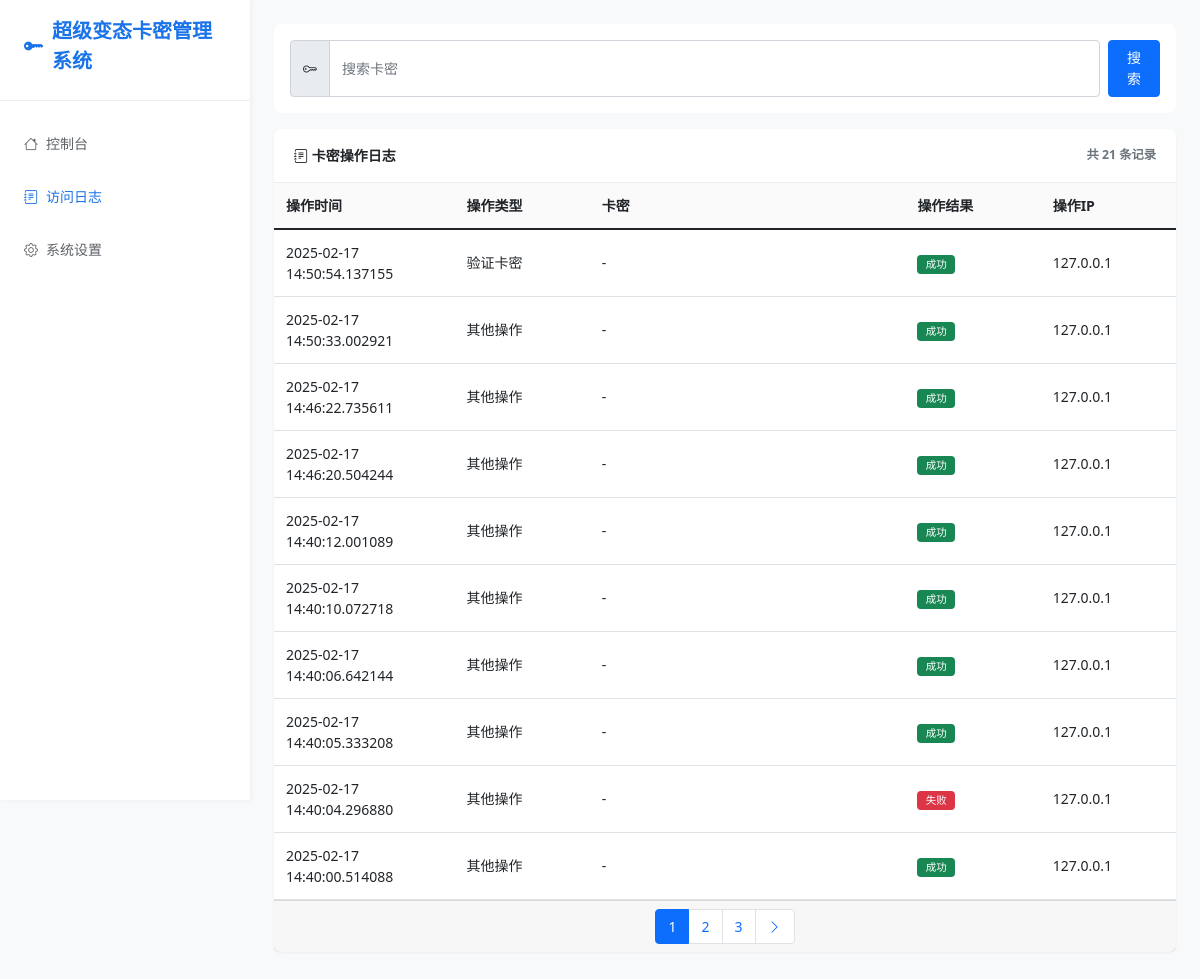
Page /logs on the earlier database version.
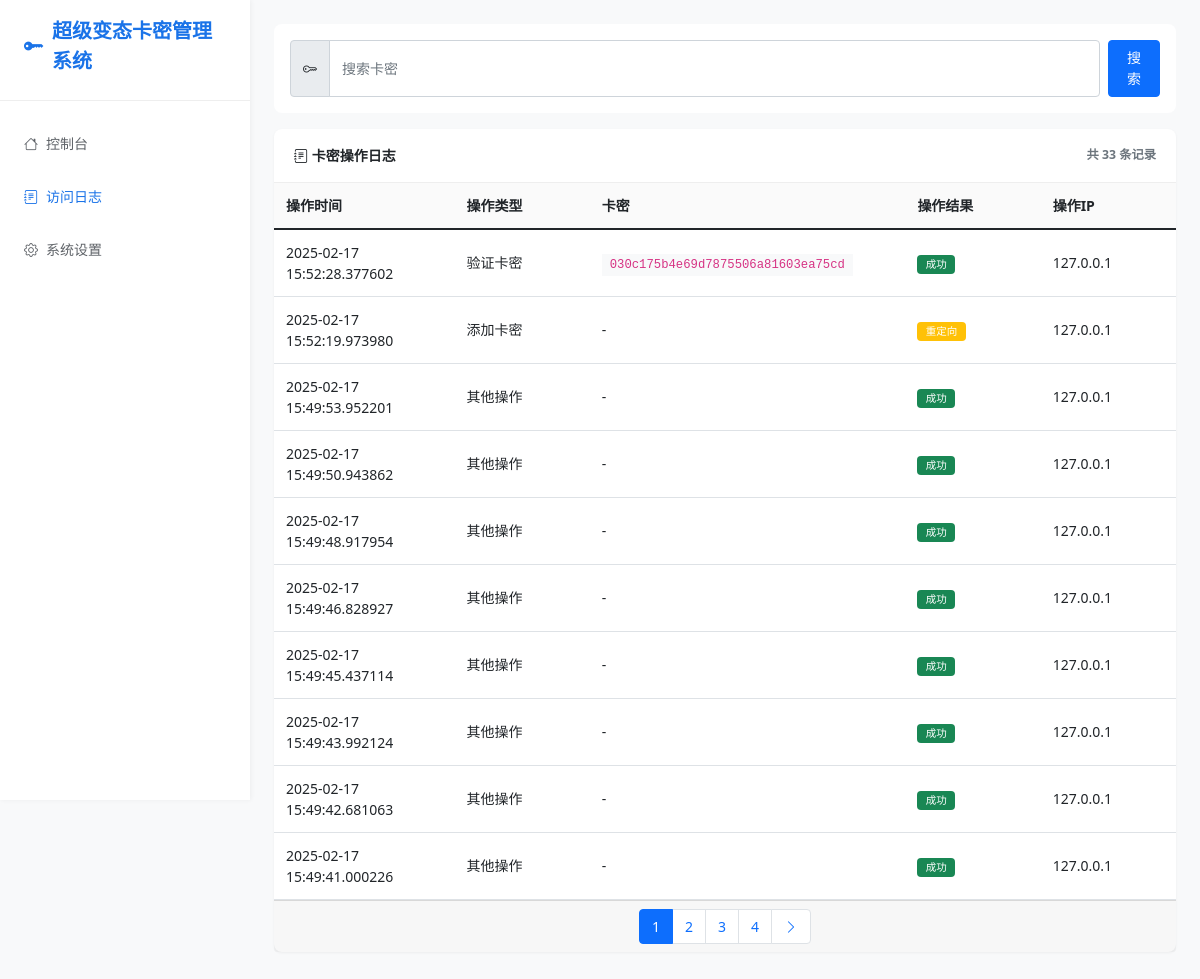
Same page on the later database version.
### app.py (models this page shows, shortened)
class AccessLog(db.Model):
    id = db.Column(db.Integer, primary_key=True)
    access_time = db.Column(db.DateTime, nullable=False, default=datetime.now)
    ip_address = db.Column(db.String(50), nullable=False)
    device_id = db.Column(db.String(32), nullable=False)
    path = db.Column(db.String(200), nullable=False)
    method = db.Column(db.String(10), nullable=False)
    status_code = db.Column(db.Integer, nullable=False)
    user_agent = db.Column(db.String(200))
    card_key = db.Column(db.String(32))  # 如果涉及卡密操作，记录相关卡密

### app.py (the view)
@app.route('/logs')
def view_logs():
    try:
        page = request.args.get('page', 1, type=int)
        per_page = settings.get('per_page', 10)
        card_key_filter = request.args.get('card_key', '').strip()
        query = AccessLog.query
        if card_key_filter:
            query = query.filter(AccessLog.card_key.like(f'%{card_key_filter}%'))
        query = query.order_by(AccessLog.access_time.desc())
        pagination = query.paginate(page=page, per_page=per_page, error_out=False)
        return render_template('logs.html',
                             logs=pagination.items,
                             pagination=pagination,
                             card_key_filter=card_key_filter,
                             settings=settings.settings)
    except Exception as e:
        error_logger.error(f"访问日志页面出错: {str(e)}", exc_info=True)
        return render_template('logs.html',
                             logs=[],
                             error="获取日志列表失败",
                             settings=settings.settings)

### app.py (called while the page is built, shortened)
@app.before_request
def log_request():
    try:
        card_related_paths = [
            '/api/verify_card',
            '/add_card',
            '/delete_card',
            '/import_cards',
            '/export_cards'
        ]
    except Exception as e:
        error_logger.error(f"记录访问日志出错: {str(e)}", exc_info=True)

@app.after_request
def update_log_status(response):
    try:
        if hasattr(g, 'log_id'):
            log = AccessLog.query.get(g.log_id)
            if log:
                log.status_code = response.status_code
                db.session.commit()
    except Exception as e:
        error_logger.error(f"更新日志状态出错: {str(e)}", exc_info=True)
    return response

    def get(self, key, default=None):
        return self.settings.get(key, default)

### templates/logs.html (shortened to what the changed rows need)
{% extends "base.html" %}
{% block content %}
<div class="card">
    <div class="card-header d-flex justify-content-between align-items-center">
        <span><i class="bi bi-journal-text"></i> 卡密操作日志</span>
        <small class="text-muted">共 {{ pagination.total if pagination else 0 }} 条记录</small>
    </div>
    <div class="table-responsive">
        <table class="table table-hover">
            <thead>
                <tr>
                    <th style="width: 20%">操作时间</th>
                    <th style="width: 15%">操作类型</th>
                    <th style="width: 35%">卡密</th>
                    <th style="width: 15%">操作结果</th>
                    <th style="width: 15%">操作IP</th>
                </tr>
            </thead>
            <tbody>
                {% if logs %}
                    {% for log in logs %}
                    <tr>
                        <td>{{ log.access_time }}</td>
                        <td>
                            {% if log.path == '/api/verify_card' %}
                                验证卡密
                            {% elif log.path == '/add_card' %}
                                添加卡密
                            {% elif log.path == '/delete_card' %}
                                删除卡密
                            {% elif log.path == '/import_cards' %}
                                导入卡密
                            {% elif log.path == '/export_cards' %}
                                导出卡密
                            {% else %}
                                其他操作
                            {% endif %}
                        </td>
                        <td>
                            {% if log.card_key %}
                            <code class="bg-light px-2 py-1">{{ log.card_key }}</code>
                            {% else %}
                            -
                            {% endif %}
                        </td>
                        <td>
                            <span class="badge {% if log.status_code < 300 %}bg-success{% elif log.status_code < 400 %}bg-warning{% else %}bg-danger{% endif %}">
                                {% if log.status_code < 300 %}成功
                                {% elif log.status_code < 400 %}重定向
                                {% else %}失败
                                {% endif %}
                            </span>
                        </td>
                        <td>{{ log.ip_address }}</td>
                    </tr>
                    {% endfor %}
                {% endif %}
            </tbody>
        </table>
    </div>
    {% if pagination and pagination.pages > 1 %}
    <div class="card-footer">
        <nav aria-label="Page navigation">
            <ul class="pagination justify-content-center m-0">
                {% for page in pagination.iter_pages() %}
                    {% if page %}
                        <li class="page-item {% if page == pagination.page %}active{% endif %}">
                            <a class="page-link" href="{{ url_for('view_logs', page=page, card_key=card_key_filter) }}">{{ page }}</a>
                        </li>
                    {% else %}
                        <li class="page-item disabled"><span class="page-link">...</span></li>
                    {% endif %}
                {% endfor %}
            </ul>
        </nav>
    </div>
    {% endif %}
</div>
{% endblock %}

Differences in the rows shown:
no longer on this page (row unchanged): AccessLog: access_time "2025-02-17 14:50:54.137155", path "验证卡密", status_code "成功", ip_address "127.0.0.1"
no longer on this page (row unchanged): AccessLog: access_time "2025-02-17 14:50:33.002921", path "其他操作", status_code "成功", ip_address "127.0.0.1"
no longer on this page (row unchanged): AccessLog: access_time "2025-02-17 14:46:22.735611", path "其他操作", status_code "成功", ip_address "127.0.0.1"
no longer on this page (row unchanged): AccessLog: access_time "2025-02-17 14:46:20.504244", path "其他操作", status_code "成功", ip_address "127.0.0.1"
no longer on this page (row unchanged): AccessLog: access_time "2025-02-17 14:40:12.001089", path "其他操作", status_code "成功", ip_address "127.0.0.1"
no longer on this page (row unchanged): AccessLog: access_time "2025-02-17 14:40:10.072718", path "其他操作", status_code "成功", ip_address "127.0.0.1"
no longer on this page (row unchanged): AccessLog: access_time "2025-02-17 14:40:06.642144", path "其他操作", status_code "成功", ip_address "127.0.0.1"
no longer on this page (row unchanged): AccessLog: access_time "2025-02-17 14:40:05.333208", path "其他操作", status_code "成功", ip_address "127.0.0.1"
no longer on this page (row unchanged): AccessLog: access_time "2025-02-17 14:40:04.296880", path "其他操作", status_code "失败", ip_address "127.0.0.1"
no longer on this page (row unchanged): AccessLog: access_time "2025-02-17 14:40:00.514088", path "其他操作", status_code "成功", ip_address "127.0.0.1"
added AccessLog: access_time "2025-02-17 15:52:28.377602", path "验证卡密", card_key "030c175b4e69d7875506a81603ea75cd", status_code "成功", ip_address "127.0.0.1"
added AccessLog: access_time "2025-02-17 15:52:19.973980", path "添加卡密", status_code "重定向", ip_address "127.0.0.1"
added AccessLog: access_time "2025-02-17 15:49:53.952201", path "其他操作", status_code "成功", ip_address "127.0.0.1"
added AccessLog: access_time "2025-02-17 15:49:50.943862", path "其他操作", status_code "成功", ip_address "127.0.0.1"
added AccessLog: access_time "2025-02-17 15:49:48.917954", path "其他操作", status_code "成功", ip_address "127.0.0.1"
added AccessLog: access_time "2025-02-17 15:49:46.828927", path "其他操作", status_code "成功", ip_address "127.0.0.1"
added AccessLog: access_time "2025-02-17 15:49:45.437114", path "其他操作", status_code "成功", ip_address "127.0.0.1"
added AccessLog: access_time "2025-02-17 15:49:43.992124", path "其他操作", status_code "成功", ip_address "127.0.0.1"
added AccessLog: access_time "2025-02-17 15:49:42.681063", path "其他操作", status_code "成功", ip_address "127.0.0.1"
added AccessLog: access_time "2025-02-17 15:49:41.000226", path "其他操作", status_code "成功", ip_address "127.0.0.1"
Other differences:
{{ pagination.total if pagination else 0 }}: "21" → "33"
new list line: "4"
